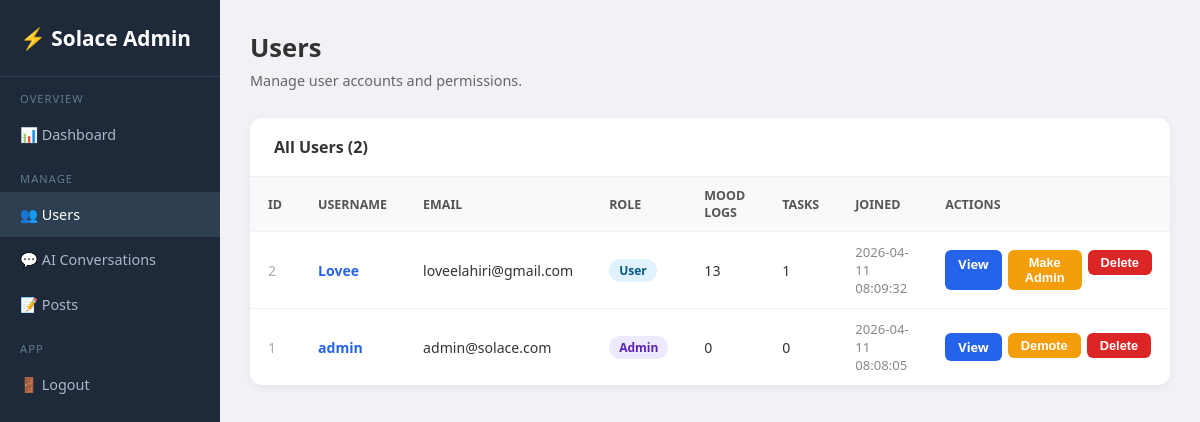
/admin/users (signed in), run on an earlier commit of the app's database.
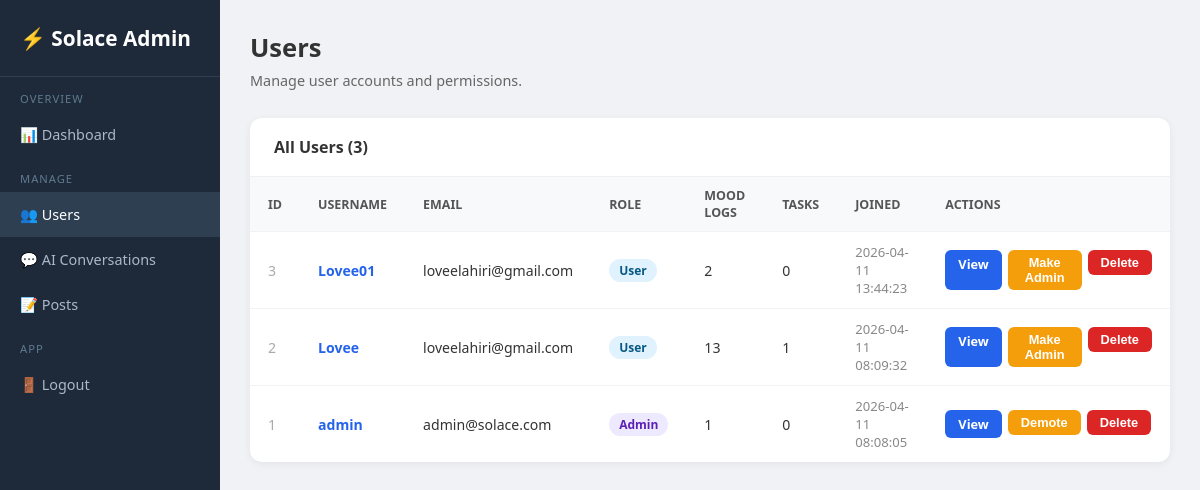
And on a later commit of the database.
### tables this page shows
CREATE TABLE users (
                id         INTEGER PRIMARY KEY AUTOINCREMENT,
                username   TEXT UNIQUE NOT NULL,
                email      TEXT NOT NULL,
                password   TEXT NOT NULL,
                is_admin   INTEGER DEFAULT 0,
                created_at DATETIME DEFAULT CURRENT_TIMESTAMP
            );

### app.py (the view)
@app.route("/admin/users")
@admin_required
def admin_users() -> Any:
    with get_db() as conn:
        users = conn.execute("""
            SELECT u.id, u.username, u.email, u.is_admin, u.created_at,
                   COUNT(DISTINCT ml.id) AS mood_count,
                   COUNT(DISTINCT j.id)  AS journal_count,
                   COUNT(DISTINCT t.id)  AS task_count
            FROM users u
            LEFT JOIN mood_logs ml ON ml.user_id=u.id
            LEFT JOIN journals j   ON j.user_id=u.id
            LEFT JOIN tasks t      ON t.user_id=u.id
            GROUP BY u.id ORDER BY u.created_at DESC
        """).fetchall()
    return render_template("admin/users.html", users=users)

### app.py (called while the page is built)
def get_db() -> sqlite3.Connection:
    conn = sqlite3.connect("database.db")
    conn.row_factory = sqlite3.Row
    return conn

def admin_required(f: Any) -> Any:
    @wraps(f)
    def dec(*args: Any, **kwargs: Any) -> Any:
        if "user_id" not in session or not session.get("is_admin"):
            flash("Admin access required.")
            return redirect(url_for("login_page"))
        return f(*args, **kwargs)
    return dec

### templates/admin/users.html (shortened to what this page needs)
<!DOCTYPE html>
<html lang="en">
<head>
</head>
<body>
<div class="sidebar">
  <div class="logo">⚡ Solace Admin</div>
  <nav>
        <div class="section-label">Overview</div>
    <a href="/admin">📊 Dashboard</a>
    <div class="section-label">Manage</div>
    <a href="/admin/users" class="active">👥 Users</a>
    <a href="/admin/chats">💬 AI Conversations</a>
    <a href="/admin/posts">📝 Posts</a>
    <div class="section-label">App</div>
    <a href="/logout">🚪 Logout</a>
  </nav>
</div>
<div class="main">
  <div class="page-title">Users</div>
  <div class="page-sub">Manage user accounts and permissions.</div>
  <div class="card">
    <div class="card-header">All Users ({{ users|length }})</div>
    <table>
      <thead>
        <tr>
          <th>ID</th><th>Username</th><th>Email</th><th>Role</th>
          <th>Mood Logs</th><th>Tasks</th><th>Joined</th><th>Actions</th>
        </tr>
      </thead>
      <tbody>
        {% for u in users %}
        <tr>
          <td style="color:#aaa">{{ u.id }}</td>
          <td><a href="/admin/users/{{ u.id }}" style="color:#2563eb;text-decoration:none;font-weight:600">{{ u.username }}</a></td>
          <td>{{ u.email }}</td>
          <td><span class="badge {{ 'admin' if u.is_admin else 'user' }}">{{ 'Admin' if u.is_admin else 'User' }}</span></td>
          <td>{{ u.mood_count }}</td>
          <td>{{ u.task_count }}</td>
          <td style="color:#888;font-size:0.82rem">{{ u.created_at }}</td>
          <td>
            <div class="actions">
              <a href="/admin/users/{{ u.id }}" class="btn btn-blue">View</a>
              <form method="POST" action="/admin/users/{{ u.id }}/toggle-admin" style="display:inline">
                <button type="submit" class="btn btn-yellow">
                  {{ 'Demote' if u.is_admin else 'Make Admin' }}
                </button>
              </form>
              <form method="POST" action="/admin/users/{{ u.id }}/delete" style="display:inline"
                    onsubmit="return confirm('Delete {{ u.username }}? This cannot be undone.')">
                <button type="submit" class="btn btn-red">Delete</button>
              </form>
            </div>
          </td>
        </tr>
        {% endfor %}
      </tbody>
    </table>
  </div>
</div>
</body>
</html>

What changed in the data, as far as the page shows it:
added users: id "3", username "Lovee01", email "loveelahiri@gmail.com", is_admin "User", mood_count "2", task_count "0", created_at "2026-04-11 13:44:23", is_admin "Make Admin"
computed for users "admin": mood_count "0" → "1"
Also different on the page:
{{ users|length }}: "2" → "3"
